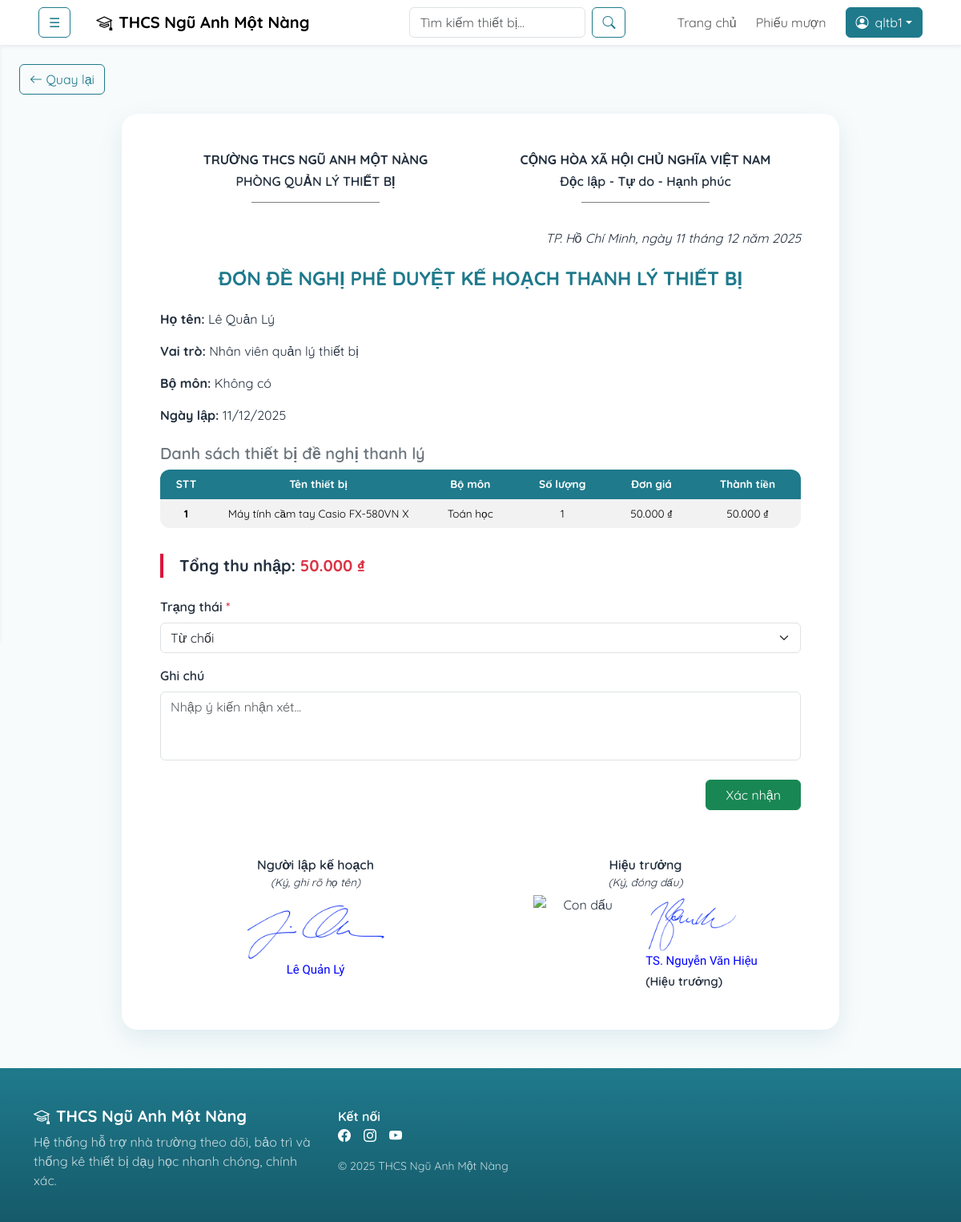
Screenshot of /index.php?page=duyetkehoachthanhly&maKeHoachThanhLy=8 (signed in) with the database file from the repository.
### tables this page shows
CREATE TABLE `kehoachthanhly` (
  `maKeHoachThanhLy` int(11) NOT NULL,
  `maNguoiDung` int(11) NOT NULL,
  `ngayLap` date DEFAULT NULL,
  `tongThuNhap` decimal(18,2) DEFAULT 0.00,
  `trangThai` varchar(50) DEFAULT NULL,
  `ghiChu` text DEFAULT NULL
);

CREATE TABLE `nguoidung` (
  `maNguoiDung` int(11) NOT NULL,
  `tenDangNhap` varchar(255) NOT NULL,
  `matKhau` varchar(255) NOT NULL,
  `hoTen` varchar(255) DEFAULT NULL,
  `email` varchar(255) DEFAULT NULL,
  `soDienThoai` varchar(255) DEFAULT NULL,
  `maBoMon` int(11) DEFAULT NULL,
  `maVaiTro` int(11) DEFAULT NULL
);

CREATE TABLE `vaitro` (
  `maVaiTro` int(11) NOT NULL,
  `tenVaiTro` varchar(255) DEFAULT NULL,
  `moTa` text DEFAULT NULL
);

CREATE TABLE `chitietkehoachthanhly` (
  `maChiTietKHThanhLy` int(11) NOT NULL,
  `maKeHoachThanhLy` int(11) NOT NULL,
  `maThietBi` int(11) NOT NULL,
  `soLuong` int(11) DEFAULT 1,
  `donGia` decimal(18,2) DEFAULT 0.00,
  `thanhTien` decimal(18,2) DEFAULT NULL
);

CREATE TABLE `thietbi` (
  `maThietBi` int(11) NOT NULL,
  `tenThietBi` varchar(255) NOT NULL,
  `hinhAnh` varchar(255) DEFAULT NULL,
  `donVi` varchar(50) NOT NULL,
  `soLuong` int(11) NOT NULL,
  `lop` varchar(50) NOT NULL,
  `maBoMon` int(11) NOT NULL,
  `maNhaCungCap` int(11) NOT NULL,
  `moTa` text DEFAULT NULL
);

CREATE TABLE `bomon` (
  `maBoMon` int(11) NOT NULL,
  `tenBoMon` varchar(100) NOT NULL,
  `moTa` text DEFAULT NULL
);

### App/Models/mKeHoachThanhLy.php (called while the page is built, shortened)
<?php
class modelKeHoachThanhLy {
    public function select01KeHoachThanhLy($maKeHoachThanhLy) {
        $p = new clsKetNoi();
        $truyvan = "SELECT * FROM kehoachthanhly tl
                    JOIN nguoidung nd ON tl.maNguoiDung = nd.maNguoiDung
                    JOIN vaitro vt ON nd.maVaiTro = vt.maVaiTro
                    WHERE maKeHoachThanhLy = $maKeHoachThanhLy";
        $con = $p->moketnoi();
        $kq = mysqli_query($con, $truyvan);
        return $kq;
    }
    public function select01ChiTietKHThanhLy($maKeHoachThanhLy) {
        $p = new clsKetNoi();
        $truyvan = "SELECT *, ct.soLuong FROM chitietkehoachthanhly ct
                    LEFT JOIN thietbi tb ON ct.maThietBi = tb.maThietBi
                    LEFT JOIN bomon bm ON tb.maBoMon = bm.maBoMon
                    LEFT JOIN kehoachthanhly tl ON ct.maKeHoachThanhLy = tl.maKeHoachThanhLy
                    LEFT JOIN nguoidung nd ON tl.maNguoiDung = nd.maNguoiDung
                    LEFT JOIN vaitro vt ON nd.maVaiTro = vt.maVaiTro
                    WHERE ct.maKeHoachThanhLy = $maKeHoachThanhLy";
        $con = $p->moketnoi();
        $kq = mysqli_query($con, $truyvan);
        return $kq;
    }
}
?>

### App/Controllers/cKeHoachThanhLy.php (called while the page is built, shortened)
<?php
include_once('App/Models/mKeHoachThanhLy.php');
class controlKeHoachThanhLy {
    public function get01KeHoachThanhLy($maKeHoachThanhLy) {
        $p = new modelKeHoachThanhLy();
        $kq = $p->select01KeHoachThanhLy($maKeHoachThanhLy);
        return $kq;
    }
    public function get01ChiTietKHThanhLy($maKeHoachThanhLy) {
        $p = new modelKeHoachThanhLy();
        $kq = $p->select01ChiTietKHThanhLy($maKeHoachThanhLy);
        if(mysqli_num_rows($kq) > 0) return $kq;
        return false;
    }
}
?>

### App/Views/hieutruong/kehoachthanhly/duyetkehoachthanhly.php (the view, shortened to what this page needs)
<?php
include_once('App/Controllers/cKeHoachThanhLy.php');
$p = new controlKeHoachThanhLy();
$maKeHoachThanhLy = $_GET['maKeHoachThanhLy'];
$kq = $p->get01KeHoachThanhLy($maKeHoachThanhLy);
if($kq && $kq->num_rows > 0) {
    $r = $kq->fetch_assoc();
} else {
    echo "<script>alert('Không tìm thấy kế hoạch.'); window.location.href='index.php?page=dsthanhly';</script>";
    exit();
}
?>
<button type="button" class="btn btn-outline-primary ms-4 my-4" onclick="window.history.back();"><i class="bi bi-arrow-left"></i> Quay lại</button>
<div class="container d-flex justify-content-center align-items-center mb-5">
    <div class="card-na border-0" style="max-width: 56rem; width: 100%;">
        <div class="card-body p-5">
            <div class="row d-flex justify-content-between align-items-center mb-3">
                <div class="col-6 text-center">
                    <h6 class="fw-bold text-uppercase">Trường THCS Ngũ Anh Một Nàng</h6>
                    <h6 class="fw-semibold text-uppercase">Phòng Quản lý thiết bị</h6>
                    <div class="d-flex justify-content-center my-3">
                        <div style="width: 10em; border-bottom: 1px solid gray;"></div>
                    </div>
                </div>
                <div class="col-6 text-center">
                    <h6 class="fw-bold text-uppercase">Cộng hòa xã hội chủ nghĩa Việt Nam</h6>
                    <h6 class="fw-semibold">Độc lập - Tự do - Hạnh phúc</h6>
                    <div class="d-flex justify-content-center my-3">
                        <div style="width: 10em; border-bottom: 1px solid gray;"></div>
                    </div>
                </div>
            </div>
            <p class="text-end mb-4">
                <?php
                    $ngay = date("d", strtotime($r['ngayLap']));
                    $thang = date("m", strtotime($r['ngayLap']));
                    $nam = date("Y", strtotime($r['ngayLap']));
                    echo "<i>TP. Hồ Chí Minh, ngày $ngay tháng $thang năm $nam</i>";
                ?>
            </p>
            <h4 class="text-center fw-bold text-primary text-uppercase mb-4">Đơn đề nghị phê duyệt kế hoạch thanh lý thiết bị</h4>
            <p><strong>Họ tên:</strong> <?= $r['hoTen'] ?></p>
            <p><strong>Vai trò:</strong> <?= $r['tenVaiTro'] ?></p>
            <p><strong>Bộ môn:</strong>  <?= !empty($r['tenBoMon']) ? $r['tenBoMon'] : 'Không có' ?></p>
            <p><strong>Ngày lập:</strong> <?= date("d/m/Y", strtotime($r['ngayLap'])) ?></p>
            <h5 class="fw-semibold text-secondary mt-4 mb-2">Danh sách thiết bị đề nghị thanh lý</h5>
            <div class="d-flex justify-content-center mb-3">
                <div class="table-responsive text-center" style="width: 100%;">
                    <table class="table table-striped table-borderless align-middle" style="font-size: 0.85em;">
                        <thead>
                            <tr>
                                <th>STT</th>
                                <th>Tên thiết bị</th>
                                <th>Bộ môn</th>
                                <th>Số lượng</th>
                                <th>Đơn giá</th>
                                <th>Thành tiền</th>
                            </tr>
                        </thead>
                        <tbody>
                            <?php
                            $res = $p->get01ChiTietKHThanhLy($maKeHoachThanhLy);
                            if($res && $res->num_rows > 0) {
                                $dem = 1;
                                while($row = $res->fetch_assoc()) {
                                    echo '<tr>';
                                    echo '<td><strong>' . $dem++ . '</strong></td>';
                                    echo '<td title="'. $row['tenThietBi'] .'">' . $row['tenThietBi'] . '</td>';
                                    echo '<td>' . $row['tenBoMon'] . '</td>';
                                    echo '<td>' . $row['soLuong'] . '</td>';
                                    echo '<td>' . number_format($row['donGia'], 0, ',', '.') . ' ₫</td>';
                                    echo '<td>' . number_format($row['thanhTien'], 0, ',', '.') . ' ₫</td>';
                                    echo '</tr>';
                                }
                            } else {
                                echo '<tr><td colspan="7" class="text-center text-muted">Chưa có thiết bị nào trong kế hoạch này.</td></tr>';
                            }
                            ?>
                        </tbody>
                    </table>
                </div>
            </div>
            <p class="fw-bold mb-4" style="font-size: 1.25rem; border-left: 4px solid crimson; padding-left: 1em;">
                Tổng thu nhập:
                <span class="text-danger"><?= number_format($r['tongThuNhap'], 0, ',', '.') ?> ₫</span>
            </p>
            <form action="#" method="post">
                <div class="mb-3">
                    <label class="form-label fw-semibold">Trạng thái <span class="text-danger">*</span></label>
                    <select name="trangThai" class="form-select" required>
                        <option value="Từ chối" <?= ($r["trangThai"] == 'Từ chối') ? 'selected' : '' ?>>Từ chối</option>
                    </select>
                </div>
                <div class="mb-4">
                    <label class="form-label fw-semibold">Ghi chú</label>
                    <textarea class="form-control" name="ghiChu" rows="3" style="resize: none;" placeholder="Nhập ý kiến nhận xét..."></textarea>
                </div>
                <div class="text-end mb-2">
                    <button type="submit" name="btnluu" class="btn btn-success px-4">Xác nhận</button>
                </div>
            </form>
            <br><br>
            <div class="row">
                <div class="col-6 text-center">
                    <div class="fw-semibold">Người lập kế hoạch</div>
                    <div class="fst-italic" style="font-size:0.85rem;">(Ký, ghi rõ họ tên)</div>
                    <div style="margin-top:18px;">
                        <img src="../public/uploads/signature_nguoilap.png" alt="Chữ ký người lập" style="max-width:180px; max-height:70px; filter: brightness(0) saturate(100%) invert(12%) sepia(97%) saturate(7490%) hue-rotate(241deg) brightness(95%) contrast(106%);"">
                        <div style="font-family: 'Playwrite NO', cursive; font-size: 15px; color: blue"><?= $r['hoTen'] ?></div>
                    </div>
                </div>
                <div class="col-6 text-center">
                    <div class="fw-semibold">Hiệu trưởng</div>
                    <div class="fst-italic" style="font-size:0.85rem;">(Ký, đóng dấu)</div>
                    <?php if(isset($r['trangThai']) && $r['trangThai'] != "Chờ duyệt"): ?>
                    <div style="margin-top:6px; display:flex; justify-content:center; gap:20px; align-items:center;">
                        <div style="width:120px; height:120px; display:flex; justify-content:center; align-items:center; position:relative;">
                            <img src="../public/uploads/stamp_hieutruong.png" alt="Con dấu" style="width:120px; height:120px; object-fit:contain;">
                        </div>
                        <div style="text-align:left;">
                            <img src="../public/uploads/signature_hieutruong.png" alt="Chữ ký Hiệu trưởng" style="max-width:180px; max-height:70px; filter: brightness(0) saturate(100%) invert(12%) sepia(97%) saturate(7490%) hue-rotate(241deg) brightness(95%) contrast(106%);">
                            <div style="font-family: 'Playwrite NO', cursive; font-size: 15px; color: blue">TS. Nguyễn Văn Hiệu</div>
                            <div style="font-size:15px; margin-top:4px; font-weight:600;">(Hiệu trưởng)</div>
                        </div>
                    </div>
                    <?php endif; ?>
                </div>
            </div>
        </div>
    </div>
</div>

### public/css/style.css (style rules this page uses)
:root { --na-primary: #1f7a8c; --na-primary-2: #155a6a; --na-accent: #f4a261; --na-ink: #24303f; --na-muted: #6c7a89; --na-bg: #f8fbfc; --na-card: #ffffff; --na-gold: #c9a227; --shadow-soft: 0 10px 30px rgba(31,122,140,.12); }
body { font-family: 'Quicksand', Arial, sans-serif; color:var(--na-ink); background:var(--na-bg) }
.btn-outline-primary { --bs-btn-color:var(--na-primary); --bs-btn-border-color:var(--na-primary); --bs-btn-hover-bg:var(--na-primary); --bs-btn-hover-border-color:var(--na-primary) }
.text-primary { color:var(--na-primary)!important }
.card-na { border:0; border-radius:1.25rem; box-shadow:var(--shadow-soft); background:var(--na-card) }
.table thead th { background-color: var(--na-primary); color: white; }
.table { border-radius: 12px; overflow: hidden; }

### App/Views/hieutruong/kehoachthanhly/duyetkehoachthanhly.php (style rules this page uses)
th, td { max-width: 12.5em; white-space: nowrap; overflow: hidden; text-overflow: ellipsis; }

### rows the page displays
kehoachthanhly: ngayLap "11", ngayLap "12", ngayLap "2025", maNguoiDung.hoTen "Lê Quản Lý", vaitro.tenVaiTro "Nhân viên quản lý thiết bị", ngayLap "11/12/2025", tongThuNhap "50.000", trangThai "Từ chối"
chitietkehoachthanhly: maThietBi.tenThietBi "Máy tính cầm tay Casio FX-580VN X", bomon.tenBoMon "Toán học", soLuong "1", donGia "50.000", thanhTien "50.000"

### other values shown
$_SESSION['tenDangNhap'] "qltb1"
